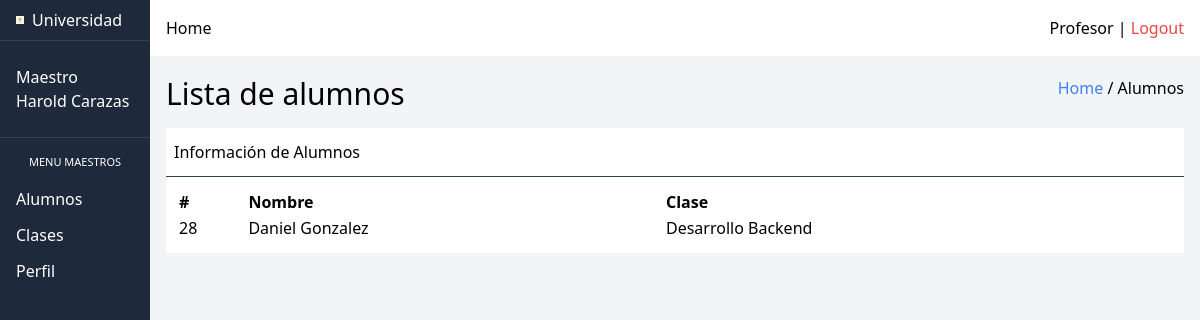
The page /index.php?action=show-student-table (signed in) on the database its author committed.
### tables this page shows
CREATE TABLE `student` (
  `id` int(11) NOT NULL,
  `dni` int(11) NOT NULL,
  `user_id` int(11) NOT NULL
);

CREATE TABLE `clases` (
  `id` int(11) NOT NULL,
  `name` varchar(150) NOT NULL,
  `instructor_id` int(11) DEFAULT NULL
);

### src/DB.php (called while the page is built, shortened)
<?php
class DB
{
    private $pdo;
    public function __construct()
    {
        try {
            $host = $_ENV["DB_HOST"];
            $dbname = $_ENV["DB_DATABASE"];
            $port = $_ENV["DB_PORT"];
            $username = $_ENV["DB_USERNAME"];
            $password = $_ENV["DB_PASSWORD"];
            $attributes = [PDO::ATTR_ERRMODE => PDO::ERRMODE_EXCEPTION];
            $dsn = "mysql:host=$host;dbname=$dbname;port=$port";
            $this->pdo = new PDO($dsn, $username, $password, $attributes);
        } catch (PDOException $e) {
            echo "ERROR: " . $e->getMessage();
        }
    }
    public function connect()
    {
        return $this->pdo;
    }
}
?>

### src/models/Alumnos.php (called while the page is built, shortened)
<?php
require_once($_SERVER["DOCUMENT_ROOT"] . "/src/DB.php");
class Alumnos
{
    public function findStudentsByInstructorId($id)
    {
        $query = "SELECT student.id as student_id, concat(firstname, ' ', lastname) as student_name, clases.name as class_name
                    FROM user
                        INNER JOIN student
                            ON student.user_id = user.id
                         INNER JOIN studet_clases
                             ON studet_clases.id_student = student.id
                         INNER JOIN clases
                             ON studet_clases.id_clase = clases.id
                         INNER JOIN instructor
                             ON instructor.id = clases.instructor_id
                         WHERE instructor.id = :id;";
        $pdo = new DB();
        $stmnt = $pdo->connect()->prepare($query);
        $stmnt->bindParam(":id", $id, PDO::PARAM_INT);
        $stmnt->execute();
        $data = [];
        while ($row = $stmnt->fetch(PDO::FETCH_ASSOC)) {
            array_push($data, $row);
        }
        return $data;
    }
}

### src/views/instructor/student-table.php (the view, shortened to what this page needs)
<?php require $_SERVER['DOCUMENT_ROOT'] . '/src/templates/head.php'; ?>
</head>
<body>
    <div class="grid grid-cols-8 grid-flow-col">
        <?php require $_SERVER['DOCUMENT_ROOT'] . '/src/views/instructor/nav-aside.php'; ?>
        <main>
            <section class="p-4 ">
                <div class="flex justify-between mb-4">
                    <h1 class="text-3xl">Lista de alumnos</h1>
                    <div>
                        <a class="text-blue-500" href="/index.php">Home</a> / Alumnos
                    </div>
                </div>
                <div class="bg-white  divide-y divide-slate-700">
                    <div class="flex justify-between items-center px-2 py-3">
                        <span>Información de Alumnos</span>
                    </div>
                    <div class="p-3">
                        <table class="w-full ">
                            <thead>
                                <tr>
                                    <td class="font-bold">#</td>
                                    <td class="font-bold">Nombre</td>
                                    <td class="font-bold">Clase</td>
                                </tr>
                            </thead>
                            <tbody>
                                <?php foreach ($students as $row) { ?>
                                    <tr>
                                        <td><?= $row["student_id"] ?></td>
                                        <td><?= $row["student_name"] ?></td>
                                        <td><?= $row["class_name"] ?></td>
                                    </tr>
                                <?php } ?>
                            </tbody>
                        </table>
                    </div>
                </div>
            </section>
        </main>
    </div>
    </div>
</body>
</html>

### rows shown on the page
student: id "28", student_name "Daniel Gonzalez", clases.name "Desarrollo Backend"

### other values the page prints
$_SESSION["userData"]["firstname"] "Harold"
$_SESSION["userData"]["lastname"] "Carazas"
